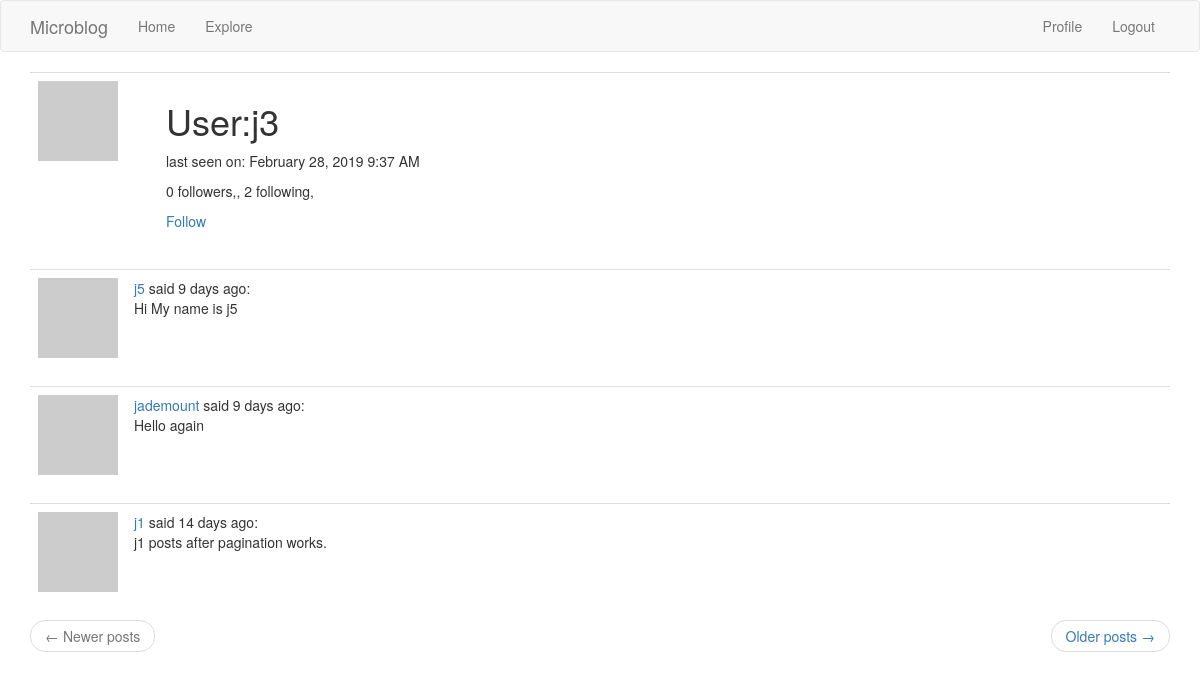
The page /user/j3 (signed in) on the database as committed earlier.
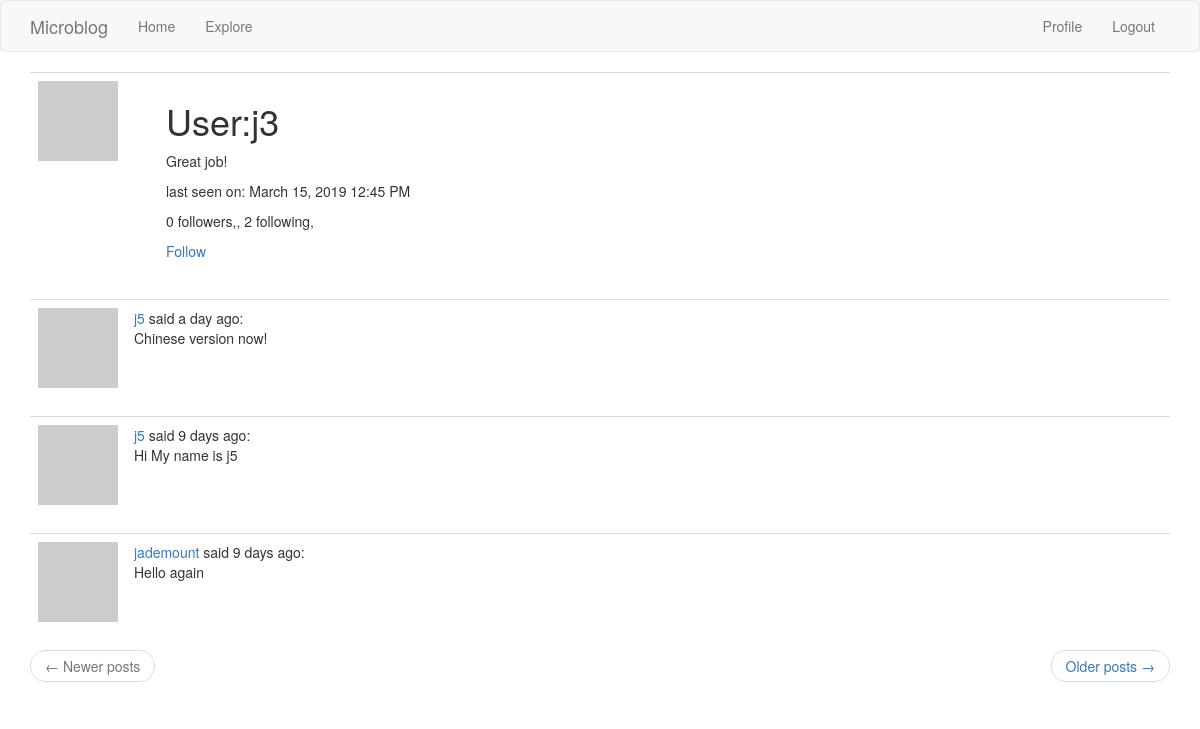
The same page on the database as committed later.
### app/models.py (models this page shows, shortened)
class User(UserMixin, db.Model):
    id=db.Column(db.Integer,primary_key=True)
    username=db.Column(db.String(64),index=True,unique=True)
    email=db.Column(db.String(120),index=True,unique=True)
    password_hash=db.Column(db.String(128))
    posts = db.relationship('Post', backref='author', lazy='dynamic')
    about_me = db.Column(db.String(140))
    last_seen = db.Column(db.DateTime,default=datetime.utcnow)
    followed=db.relationship('User', secondary=followers, primaryjoin=(followers.c.follower_id == id),secondaryjoin=(followers.c.followed_id == id), backref =db.backref('followers', lazy = 'dynamic'), lazy = 'dynamic')
    def followed_posts(self):
        followed = Post.query.join(followers, (followers.c.followed_id == Post.user_id)).filter(followers.c.follower_id == self.id)
        own = Post.query.filter_by(user_id=self.id)
        return followed.union(own).order_by(Post.timestamp.desc())
    def is_following(self, user):
        return self.followed.filter(followers.c.followed_id == user.id).count()>0
    def avatar(self, size):
        digest=md5(self.email.lower().encode('utf-8')).hexdigest()
        return "https://www.gravatar.com/avatar/{}/?d=identicon&s={}".format(digest,size)

class Post(db.Model):
    id = db.Column(db.Integer, primary_key=True)
    body = db.Column(db.String(140))
    timestamp = db.Column(db.DateTime, index=True, default=datetime.utcnow)
    user_id = db.Column(db.Integer, db.ForeignKey('user.id'))

### app/routes.py (the view)
@app.route('/user/<username>')
@login_required
def user(username):
    user=User.query.filter_by(username=username).first_or_404()
    page=request.args.get('page', 1,type=int)
    posts=current_user.followed_posts().paginate(page, app.config['POST_PER_PAGE'],False)
    next_url=url_for('user',username=user.username, page=posts.next_num) if posts.has_next else None
    prev_url=url_for('user',username=user.username,page=posts.prev_num) if posts.has_prev else None
    return render_template('user.html', user=user, posts=posts.items, prev_url=prev_url, next_url=next_url)

### app/models.py (called while the page is built)
@login.user_loader
def load_user(id):
    return User.query.get(int(id))

### app/routes.py (called while the page is built)
@app.before_request
def before_request():
    g.locale=str(get_locale())
    if current_user.is_authenticated:
        current_user.last_seen=datetime.utcnow()
        db.session.commit()

### app/templates/user.html
{% extends "base.html" %}
{% block app_content %}
    <table class="table table-hover">
        <tr>
            <td width="128px"><img src="{{ user.avatar(128) }}"></td>
<td><h1>{{ _('User') }}:{{user.username}}</h1>
{% if user.about_me %}
<p>{{user.about_me}}</p>
{% endif %}
{% if user.last_seen %}
<p>{{ _('last seen on') }}: {{moment(user.last_seen).format('LLL')}}</p>
{% endif %}
<p>{{ _('%(count)d followers,', count=user.followers.count()) }}, {{ _('%(count)d following,', count=user.followed.count()) }} </p>
{% if user==current_user %}
<p><a href="{{url_for('edit_profile')}}">{{ _('Edit Your Profile') }}</a></p>
{% elif not current_user.is_following(user) %}
<p><a href="{{url_for('follow', username=user.username) }}">{{ _('Follow') }}</a></p>
{% else %}
<p><a href="{{url_for('unfollow', username=user.username) }}">{{ _('Unfollow') }}</a></p>
{% endif %}
</td>
</tr></table>
{% for post in posts %}
{% include '_post.html' %}
{% endfor %}
<nav aria-label="...">
<ul class="pager">
<li class="previous{% if not prev_url %} disabled{% endif %}">
<a href="{{ prev_url or '#' }}">
<span aria-hidden="true">&larr;</span> {{ _('Newer posts') }}
</a>
</li>
<li class="next{% if not next_url %} disabled{% endif %}">
<a href="{{ next_url or '#' }}">
{{ _('Older posts') }} <span aria-hidden="true">&rarr;</span>
                </a>
            </li>
        </ul>
    </nav>
{% endblock %}

### app/templates/base.html (shortened to what this page needs)
{% extends 'bootstrap/base.html' %}
{% block navbar %}
<nav class="navbar navbar-default">
    <div class="container">
        <div class="navbar-header">
    <a class="navbar-brand" href="{{ url_for('index') }}">Microblog</a>
    </div>
    <div class="collapse navbar-collapse" id="bs-example-navbar-collapse-1">
    <ul class="nav navbar-nav">
<li><a href="{{ url_for('index') }}">{{ _('Home') }}</a></li>
<li><a href="{{ url_for('explore') }}">{{ _('Explore') }}</a></li>
</ul>
    <ul class="nav navbar-nav navbar-right">
    {% if current_user.is_anonymous %}
<li><a href="{{ url_for('login') }}">{{ _('Login') }}</a></li>
    {% else %}
    <li><a href="{{ url_for('user', username=current_user.username) }}">{{ _('Profile') }}</a></li>
    <li><a href="{{ url_for('logout') }}">{{ _('Logout') }}</a></li>
    {% endif %}
    </ul>
    </div>
    </div>
</nav>
{% endblock %}
{% block content %}
    <div class="container">
        {% block app_content %}{% endblock %}
    </div>
{% endblock %}

### app/templates/_post.html (shortened to what this page needs)
<table class="table table-hover">
<tr>
<td width="70px">
<a href="{{ url_for('user',username=post.author.username) }}">
<img src="{{post.author.avatar(32)}}"></a></td>
<td>
{{ _('%(username)s said %(when)s', username=user_link, when=moment(post.timestamp).fromNow()) }}:<br>{{post.body}}</td>
</tr>
</table>

Rows that differ between the two databases and show on the page:
no longer on this page (row unchanged): Post: body "j1 posts after pagination works."
changed User: about_me (not shown) → "Great job!"; last_seen "February 28, 2019 9:37 AM" → "March 15, 2019 12:45 PM"
added Post: body "Chinese version now!"
